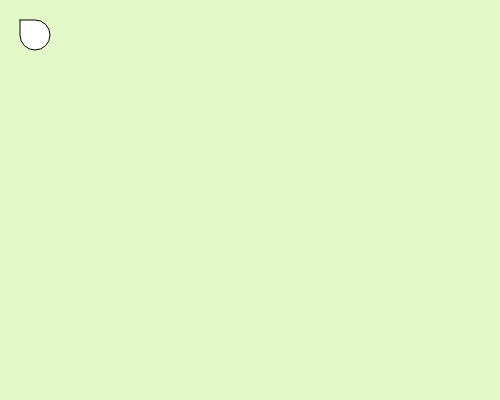
Frame 1 (no input)
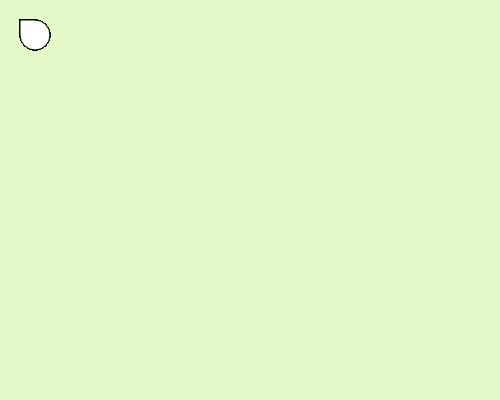
Frame 60 (no input)
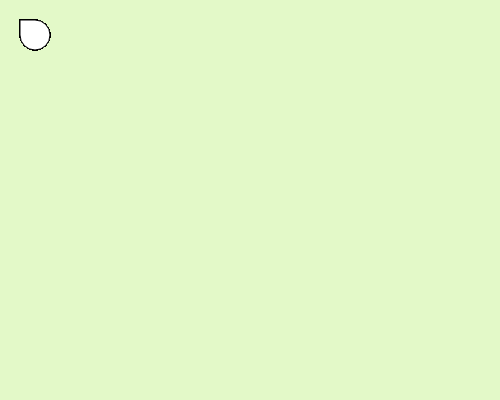
Frame 120 (the mouse pressed at the canvas centre since frame 60)

The p5.js sketch that drew these frames (run headless with seeded random() and noise() and a simulated clock; from frame 60 on, the mouse is pressed at the canvas centre):

// p5.js sketch
// ── sketch.js
function setup() {
    createCanvas( 500, 400 );
    background( '#e3f9c8' );
}

function draw() {
    // a rectangle with various corner roundness
    rect( 20, 20, 30, 30, 0, 90, 45, 150 );
}
